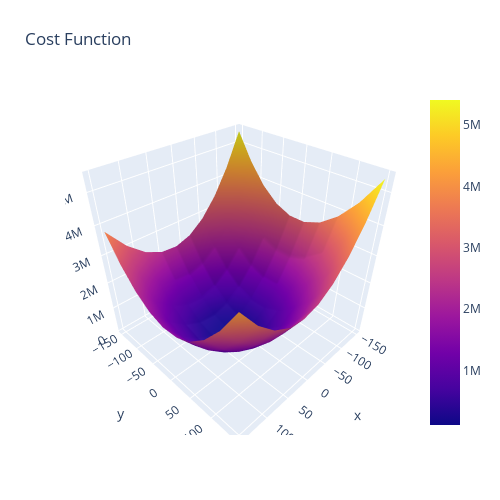

The notebook cell this image was saved under:
### Code cell
import plotly.graph_objects as go

fig = go.Figure(data=[go.Surface(x = m_arr, y = b_arr, z =z_arr)])

fig.update_layout(title='Cost Function', autosize=False,
                  width=500, height=500,
                  margin=dict(l=65, r=50, b=65, t=90)) # left-right-bottom-top
fig.show()

fig.write_html("cost_function.html")
